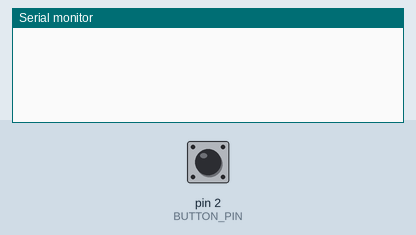
Simulated run of this sketch. Board: Arduino Uno, built with avr-gcc and run on an emulated ATmega328P. Shown: the last lines printed to the serial monitor. Inputs (shaded band) come from the test bench; at power-on: pin 2 (BUTTON_PIN) LOW.

Above: at 1.2 s.
1.3 s: pin 2 (BUTTON_PIN) pulled HIGH for 0.15 s
At 1.9 s:
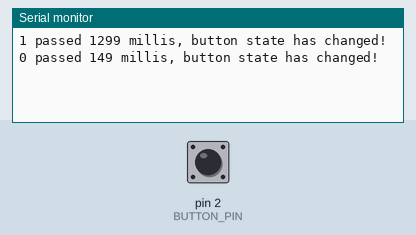
2.9 s: pin 2 (BUTTON_PIN) pulled HIGH for 1 s
At 4.3 s:
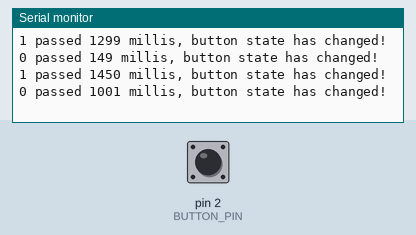
5.4 s: pin 2 (BUTTON_PIN) pulled HIGH for 0.15 s
At 6.2 s:
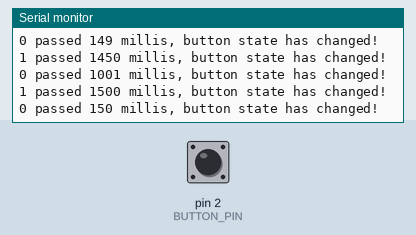
Timing chart, 0 to 8.4 s (numbered marks = the images above; inputs shaded):
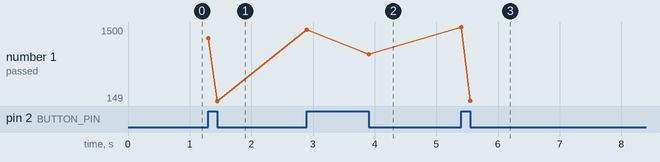

Measured:
- after the input at 1.3 s, the serial monitor: prints a new line at once (image 1)
- after the input at 2.9 s, the serial monitor: prints a new line at once (image 2)
- after the input at 5.4 s, the serial monitor: prints a new line at once (image 3)
- plotted number 1: 149 → 1001 after the input at 2.9 s, 1001 → 150 after the input at 5.4 s

The sketch:

02-button.ino
```cpp
// (licence header left out)
const byte BUTTON_PIN = 2;
boolean buttonState  = LOW;
boolean oldState     = LOW;
boolean currentState = LOW;

unsigned long currentMillis = 0;
unsigned long oldMillis = 0;
unsigned long passedMillis = 0;
unsigned int debounceTime = 20;

void setup() {
  /**
     @name setup
     @desc the setup function runs once when the board is started by
           pressing the reset button or empower the board.
           While setting up, pins and the Serial port can be configured.
  */

  //setting up the serial port
  Serial.begin(115200);

  // setting up the button pin
  pinMode(BUTTON_PIN, INPUT);

  // store the starting time as current time
  currentMillis = millis();
}

void loop() {
  /**
      @name loop
      @desc the loop function runs over and over again forever. It will
            runs the process while, the board has power.
  */

  // read the button state, is it pressed or not?
  currentState = digitalRead(BUTTON_PIN);

  // if the current state has changed since the last processor cycle
  if (currentState != oldState) {
    // store the current time value
    currentMillis = millis();

    // calculate the time passed since the last button state change
    passedMillis = currentMillis - oldMillis;

    // change the btton state value only if it is not a debounce effect
    if (passedMillis > debounceTime) {
      buttonState = !buttonState;
      Serial.print(buttonState);
      Serial.print(" passed ");
      Serial.print(passedMillis);
      Serial.print(" millis, button state has changed! ");
      Serial.println();
    }

    // keep state and time as old values
    oldState = currentState;
    oldMillis = currentMillis;
  }
}
```
